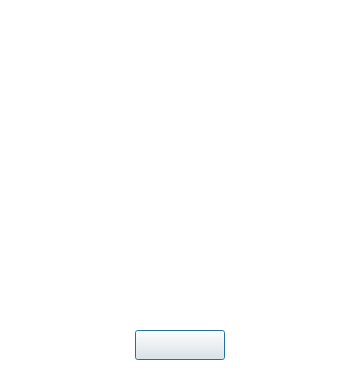
<?xml version="1.0" encoding="UTF-8"?>
<ui version="4.0">
 <class>BornDialog</class>
 <widget class="QDialog" name="BornDialog">
  <property name="windowModality">
   <enum>Qt::ApplicationModal</enum>
  </property>
  <property name="geometry">
   <rect>
    <x>0</x>
    <y>0</y>
    <width>360</width>
    <height>380</height>
   </rect>
  </property>
  <property name="windowTitle">
   <string>Congratulations!</string>
  </property>
  <property name="windowIcon">
   <iconset>
    <normalon>:/icon.png</normalon>
   </iconset>
  </property>
  <property name="styleSheet">
   <string notr="true">#BornDialog{background-color: rgb(255, 255, 255);}</string>
  </property>
  <widget class="QLabel" name="SpiritImgLarge">
   <property name="geometry">
    <rect>
     <x>60</x>
     <y>20</y>
     <width>240</width>
     <height>240</height>
    </rect>
   </property>
   <property name="styleSheet">
    <string notr="true"/>
   </property>
  </widget>
  <widget class="QLabel" name="BornHint">
   <property name="geometry">
    <rect>
     <x>10</x>
     <y>280</y>
     <width>340</width>
     <height>40</height>
    </rect>
   </property>
   <property name="pixmap">
    <pixmap resource="../assets/UI/resources.qrc">:/HatchingHouse/Born/new.png</pixmap>
   </property>
  </widget>
  <widget class="QPushButton" name="YesButton">
   <property name="geometry">
    <rect>
     <x>135</x>
     <y>330</y>
     <width>90</width>
     <height>30</height>
    </rect>
   </property>
   <property name="sizePolicy">
    <sizepolicy hsizetype="Fixed" vsizetype="Fixed">
     <horstretch>0</horstretch>
     <verstretch>0</verstretch>
    </sizepolicy>
   </property>
   <property name="icon">
    <iconset resource="../assets/UI/resources.qrc">
     <normaloff>:/SpiritUniverse/yes.png</normaloff>:/SpiritUniverse/yes.png</iconset>
   </property>
   <property name="iconSize">
    <size>
     <width>90</width>
     <height>30</height>
    </size>
   </property>
  </widget>
 </widget>
 <resources>
  <include location="../assets/UI/resources.qrc"/>
 </resources>
 <connections/>
</ui>
